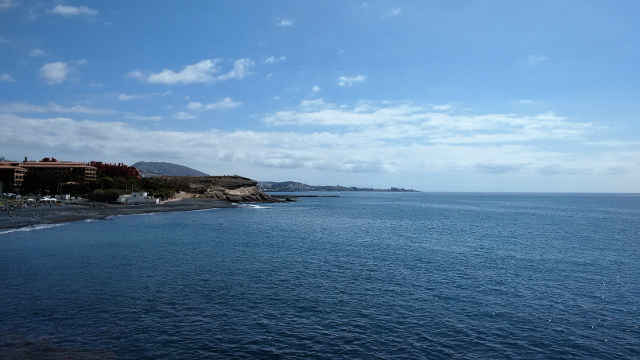
%> input picture examples/image.jpg, 640 x 360 px
$ octave --eval "result = SDSP(imread('../examples/image.jpg'));"   (GNU Octave 9; MATLAB toolbox functions it lacks are replaced by stand-ins)
%> lines starting %> are read from the running program, lines starting %| are printed output that depends on the picture; in (x1, y1, x2, y2) boxes, pixels count from 0 and x2, y2 are one past the last pixel; in counts of white or black regions, pixels touching at a corner belong together; the program's own positions count from 1
function VSMap = SDSP(image)
% ========================================================================
% SDSP algorithm for salient region detection from a given image.
% Copyright(c) 2013 Lin ZHANG, School of Software Engineering, Tongji
% University
% All Rights Reserved.
% ----------------------------------------------------------------------
% Permission to use, copy, or modify this software and its documentation
% for educational and research purposes only and without fee is here
% granted, provided that this copyright notice and the original authors'
% names appear on all copies and supporting documentation. This program
% shall not be used, rewritten, or adapted as the basis of a commercial
% software or hardware product without first obtaining permission of the
% authors. The authors make no representations about the suitability of
% this software for any purpose. It is provided "as is" without express
% or implied warranty.
%----------------------------------------------------------------------
%
% This is an implementation of the algorithm for calculating the
% SDSP (Saliency Detection by combining Simple Priors).
%
% Please refer to the following paper
%
% Lin Zhang, Zhongyi Gu, and Hongyu Li,"SDSP: a novel saliency detection
% method by combining simple priors", ICIP, 2013.
%
%----------------------------------------------------------------------
%
%Input : image: an uint8 RGB image with dynamic range [0, 255] for each
%channel
%
%Output: VSMap: the visual saliency map extracted by the SDSP algorithm.
%Data range for VSMap is [0, 255]. So, it can be regarded as a common
%gray-scale image.
%
%-----------------------------------------------------------------------

sigmaF = 6.2;
omega0 = 0.002;
sigmaD = 114;
sigmaC = 0.25;
%convert the image into LAB color space
[oriRows, oriCols, junk] = size(image);
image = double(image);
dsImage(:,:,1) = imresize(image(:,:,1), [256, 256],'bilinear');
dsImage(:,:,2) = imresize(image(:,:,2), [256, 256],'bilinear');
dsImage(:,:,3) = imresize(image(:,:,3), [256, 256],'bilinear');
lab = RGB2Lab(dsImage);

LChannel = lab(:,:,1);
AChannel = lab(:,:,2);
BChannel = lab(:,:,3);

LFFT = fft2(double(LChannel));
AFFT = fft2(double(AChannel));
BFFT = fft2(double(BChannel));

[rows, cols, junk] = size(dsImage);
LG = logGabor(rows,cols,omega0,sigmaF);
FinalLResult = real(ifft2(LFFT.*LG));
FinalAResult = real(ifft2(AFFT.*LG));
FinalBResult = real(ifft2(BFFT.*LG));

SFMap = sqrt(FinalLResult.^2 + FinalAResult.^2 + FinalBResult.^2);

%the central areas will have a bias towards attention
coordinateMtx = zeros(rows, cols, 2);
coordinateMtx(:,:,1) = repmat((1:1:rows)', 1, cols);
coordinateMtx(:,:,2) = repmat(1:1:cols, rows, 1);

centerY = rows / 2;
centerX = cols / 2;
centerMtx(:,:,1) = ones(rows, cols) * centerY;
centerMtx(:,:,2) = ones(rows, cols) * centerX;
SDMap = exp(-sum((coordinateMtx - centerMtx).^2,3) / sigmaD^2);

%warm colors have a bias towards attention
maxA = max(AChannel(:));
minA = min(AChannel(:));
normalizedA = (AChannel - minA) / (maxA - minA);

maxB = max(BChannel(:));
minB = min(BChannel(:));
normalizedB = (BChannel - minB) / (maxB - minB);

labDistSquare = normalizedA.^2 + normalizedB.^2;
SCMap = 1 - exp(-labDistSquare / (sigmaC^2));
VSMap = SFMap .* SDMap .* SCMap;

VSMap =  imresize(VSMap, [oriRows, oriCols],'bilinear');
VSMap = uint8(mat2gray(VSMap) * 255);
return;

%%%%%%%%%%%%%%%%%%%%%%%%%%%%%%%%%%%%%%%%%%%%%%%%
function labImage = RGB2Lab(image)

image = double(image);
normalizedR = image(:,:,1) / 255;
normalizedG = image(:,:,2) / 255;
normalizedB = image(:,:,3) / 255;

RSmallerOrEqualto4045 = normalizedR <= 0.04045;
RGreaterThan4045 = 1 - RSmallerOrEqualto4045;
tmpR = (normalizedR / 12.92) .* RSmallerOrEqualto4045;
tmpR = tmpR + power((normalizedR + 0.055)/1.055,2.4) .* RGreaterThan4045;

GSmallerOrEqualto4045 = normalizedG <= 0.04045;
GGreaterThan4045 = 1 - GSmallerOrEqualto4045;
tmpG = (normalizedG / 12.92) .* GSmallerOrEqualto4045;
tmpG = tmpG + power((normalizedG + 0.055)/1.055,2.4) .* GGreaterThan4045;

BSmallerOrEqualto4045 = normalizedB <= 0.04045;
BGreaterThan4045 = 1 - BSmallerOrEqualto4045;
tmpB = (normalizedB / 12.92) .* BSmallerOrEqualto4045;
tmpB = tmpB + power((normalizedB + 0.055)/1.055,2.4) .* BGreaterThan4045;

X = tmpR*0.4124564 + tmpG*0.3575761 + tmpB*0.1804375;
Y = tmpR*0.2126729 + tmpG*0.7151522 + tmpB*0.0721750;
Z = tmpR*0.0193339 + tmpG*0.1191920 + tmpB*0.9503041;

epsilon = 0.008856;	%actual CIE standard
kappa   = 903.3;		%actual CIE standard

Xr = 0.9642;	%reference white D50
Yr = 1.0;		%reference white
Zr = 0.8251;	%reference white

xr = X/Xr;
yr = Y/Yr;
zr = Z/Zr;

xrGreaterThanEpsilon = xr > epsilon;
xrSmallerOrEqualtoEpsilon = 1 - xrGreaterThanEpsilon;
fx = power(xr, 1.0/3.0) .* xrGreaterThanEpsilon;
fx = fx + (kappa*xr + 16.0)/116.0 .* xrSmallerOrEqualtoEpsilon;

yrGreaterThanEpsilon = yr > epsilon;
yrSmallerOrEqualtoEpsilon = 1 - yrGreaterThanEpsilon;
fy = power(yr, 1.0/3.0) .* yrGreaterThanEpsilon;
fy = fy + (kappa*yr + 16.0)/116.0 .* yrSmallerOrEqualtoEpsilon;

zrGreaterThanEpsilon = zr > epsilon;
zrSmallerOrEqualtoEpsilon = 1 - zrGreaterThanEpsilon;
fz = power(zr, 1.0/3.0) .* zrGreaterThanEpsilon;
fz = fz + (kappa*zr + 16.0)/116.0 .* zrSmallerOrEqualtoEpsilon;

[rows,cols,junk] = size(image);
labImage = zeros(rows,cols,3);
labImage(:,:,1) = 116.0 * fy - 16.0;
labImage(:,:,2) = 500.0 * (fx - fy);
labImage(:,:,3) = 200.0 * (fy - fz);
return;

%%%%%%%%%%%%%%%%%%%%%%%%%%%%%%%%%%%%%%%%%%%%%%%%%%%%%%%%%%%%%%%%%%%%%%%%%%
function LG = logGabor(rows,cols,omega0,sigmaF)
     [u1, u2] = meshgrid(([1:cols]-(fix(cols/2)+1))/(cols-mod(cols,2)), ...
			            ([1:rows]-(fix(rows/2)+1))/(rows-mod(rows,2)));
     mask = ones(rows, cols);
     for rowIndex = 1:rows
         for colIndex = 1:cols
             if u1(rowIndex, colIndex)^2 + u2(rowIndex, colIndex)^2 > 0.25
                 mask(rowIndex, colIndex) = 0;
             end
         end
     end
     u1 = u1 .* mask;
     u2 = u2 .* mask;

     u1 = ifftshift(u1);
     u2 = ifftshift(u2);

     radius = sqrt(u1.^2 + u2.^2);
     radius(1,1) = 1;

     LG = exp((-(log(radius/omega0)).^2) / (2 * (sigmaF^2)));
     LG(1,1) = 0;
return;


%> in RGB2Lab, `RSmallerOrEqualto4045 = normalizedR <= 0.04045;`:
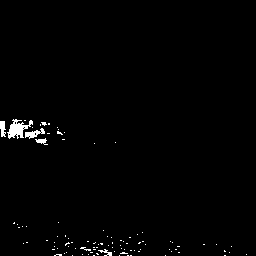
%> RSmallerOrEqualto4045: size 256x256 logical; 1.1% white; 97 white regions (91 under 20 px), largest, box (x1, y1, x2, y2) and area: (7, 119, 33, 139) 253, (25, 128, 45, 139) 101, (0, 121, 6, 137) 72, (35, 138, 48, 145) 47, (98, 249, 112, 256) 41, (80, 247, 91, 251) 20
%> in RGB2Lab, `GSmallerOrEqualto4045 = normalizedG <= 0.04045;`: GSmallerOrEqualto4045: size 256x256 logical; 0.87% white; 14 white regions (9 under 20 px), largest, box (x1, y1, x2, y2) and area: (7, 119, 34, 139) 269, (25, 128, 45, 138) 99, (0, 120, 6, 137) 71, (39, 118, 51, 127) 58, (35, 138, 47, 145) 44
%> in RGB2Lab, `BSmallerOrEqualto4045 = normalizedB <= 0.04045;`: BSmallerOrEqualto4045: size 256x256 logical; 1% white; 15 white regions (10 under 20 px), largest, box (x1, y1, x2, y2) and area: (7, 119, 50, 139) 427, (39, 118, 55, 128) 71, (0, 120, 6, 137) 69, (54, 128, 70, 135) 46, (35, 137, 47, 143) 35
%> in RGB2Lab, `xrGreaterThanEpsilon = xr > epsilon;`: xrGreaterThanEpsilon: size 256x256 logical; 98.3% white; 40 black regions (38 under 20 px), largest, box (x1, y1, x2, y2) and area: (0, 117, 76, 145) 1019, (98, 250, 112, 256) 24
%> in RGB2Lab, `yrGreaterThanEpsilon = yr > epsilon;`: yrGreaterThanEpsilon: size 256x256 logical; 98.3% white; 42 black regions (40 under 20 px), largest, box (x1, y1, x2, y2) and area: (0, 116, 76, 145) 1021, (98, 250, 112, 256) 24
%> in RGB2Lab, `zrGreaterThanEpsilon = zr > epsilon;`: zrGreaterThanEpsilon: size 256x256 logical; 98.4% white; 16 black regions (15 under 20 px), largest, box (x1, y1, x2, y2) and area: (0, 116, 76, 145) 1005
%> in RGB2Lab, `labImage(:,:,3) = 200.0 * (fy - fz);`:
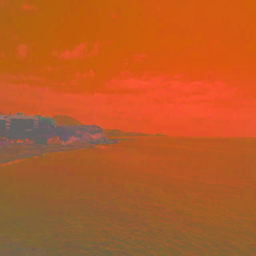
%> labImage: size 256x256x3 double; mean R, G, B 51.4, -4.1, -35.5; drawn with min black and max white
%> in SDSP, `AChannel = lab(:,:,2);`:
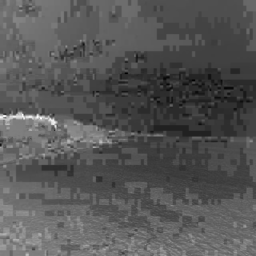
%> AChannel: size 256x256 double; min -12.65, max 12.63, mean -4.09; drawn with min black and max white
%> in SDSP, `BChannel = lab(:,:,3);`:
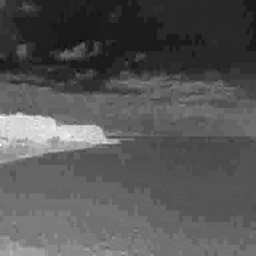
%> BChannel: size 256x256 double; min -58.82, max 10.32, mean -35.46; drawn with min black and max white
%> after the loop in logGabor, `for rowIndex = 1:rows`:
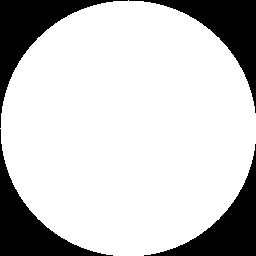
%> mask: size 256x256 double; values 0 (black) and 1 (white), 78.5% white; 4 black regions, box (x1, y1, x2, y2) and area: (0, 0, 128, 128) 3654, (129, 0, 256, 113) 3526, (0, 129, 113, 256) 3526, (144, 144, 256, 256) 3399
%> in logGabor, `radius(1,1) = 1;`:
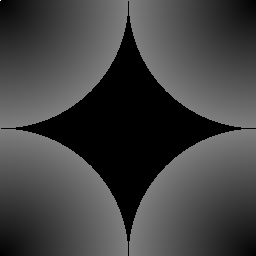
%> radius: size 256x256 double; min 0, max 1, mean 0.262
%> in logGabor, `LG(1,1) = 0;`:
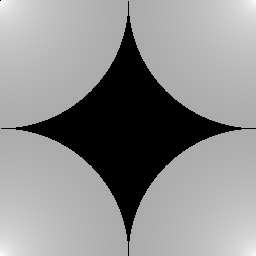
%> LG: size 256x256 double; min 0, max 0.994, mean 0.565
%> in SDSP, `maxA = max(AChannel(:));`: maxA = 12.63
%> in SDSP, `minA = min(AChannel(:));`: minA = -12.65
%> in SDSP, `maxB = max(BChannel(:));`: maxB = 10.32
%> in SDSP, `minB = min(BChannel(:));`: minB = -58.82
